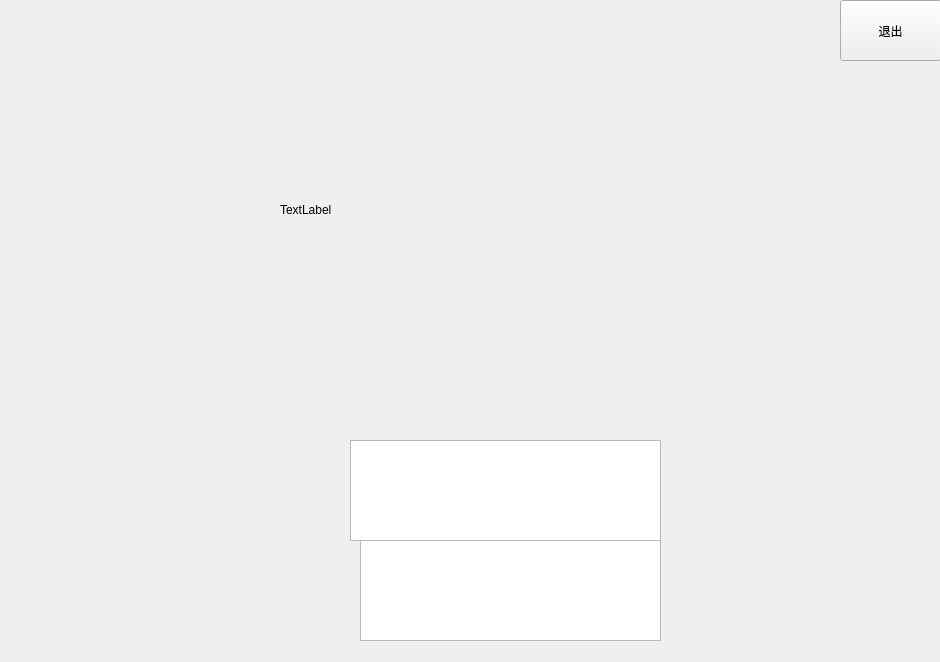
<?xml version="1.0" encoding="UTF-8"?>
<ui version="4.0">
 <class>intro</class>
 <widget class="QWidget" name="intro">
  <property name="geometry">
   <rect>
    <x>0</x>
    <y>0</y>
    <width>940</width>
    <height>662</height>
   </rect>
  </property>
  <property name="minimumSize">
   <size>
    <width>940</width>
    <height>662</height>
   </size>
  </property>
  <property name="maximumSize">
   <size>
    <width>940</width>
    <height>662</height>
   </size>
  </property>
  <property name="windowTitle">
   <string>Form</string>
  </property>
  <widget class="QPushButton" name="pushButton">
   <property name="geometry">
    <rect>
     <x>840</x>
     <y>0</y>
     <width>101</width>
     <height>61</height>
    </rect>
   </property>
   <property name="text">
    <string>退出</string>
   </property>
  </widget>
  <widget class="QWidget" name="widget" native="true">
   <property name="geometry">
    <rect>
     <x>0</x>
     <y>0</y>
     <width>940</width>
     <height>662</height>
    </rect>
   </property>
   <property name="minimumSize">
    <size>
     <width>940</width>
     <height>662</height>
    </size>
   </property>
   <property name="maximumSize">
    <size>
     <width>940</width>
     <height>662</height>
    </size>
   </property>
   <property name="styleSheet">
    <string notr="true">background-image: url(:/background.png);</string>
   </property>
   <widget class="QLabel" name="label">
    <property name="geometry">
     <rect>
      <x>280</x>
      <y>10</y>
      <width>400</width>
      <height>400</height>
     </rect>
    </property>
    <property name="minimumSize">
     <size>
      <width>400</width>
      <height>400</height>
     </size>
    </property>
    <property name="maximumSize">
     <size>
      <width>400</width>
      <height>400</height>
     </size>
    </property>
    <property name="styleSheet">
     <string notr="true">image: url(:/default.png);</string>
    </property>
    <property name="text">
     <string>TextLabel</string>
    </property>
   </widget>
   <widget class="QTextBrowser" name="textBrowser_2">
    <property name="geometry">
     <rect>
      <x>350</x>
      <y>440</y>
      <width>311</width>
      <height>101</height>
     </rect>
    </property>
    <property name="font">
     <font>
      <pointsize>26</pointsize>
     </font>
    </property>
   </widget>
   <widget class="QTextBrowser" name="textBrowser">
    <property name="geometry">
     <rect>
      <x>360</x>
      <y>540</y>
      <width>301</width>
      <height>101</height>
     </rect>
    </property>
    <property name="font">
     <font>
      <pointsize>15</pointsize>
     </font>
    </property>
   </widget>
  </widget>
  <zorder>widget</zorder>
  <zorder>pushButton</zorder>
 </widget>
 <resources/>
 <connections/>
</ui>
